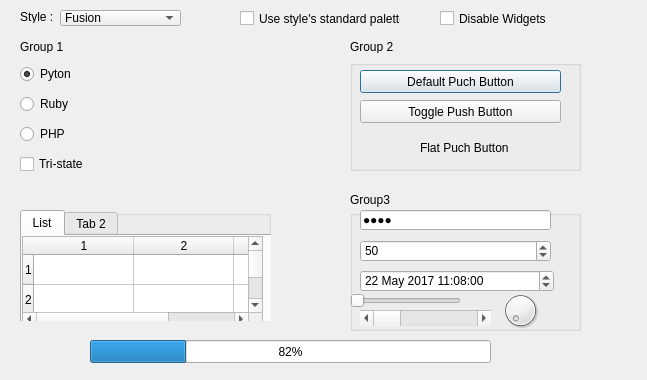
<?xml version="1.0" encoding="UTF-8"?>
<ui version="4.0">
 <class>Dialog</class>
 <widget class="QDialog" name="Dialog">
  <property name="geometry">
   <rect>
    <x>0</x>
    <y>0</y>
    <width>647</width>
    <height>380</height>
   </rect>
  </property>
  <property name="windowTitle">
   <string>Dialog</string>
  </property>
  <widget class="QLabel" name="label">
   <property name="geometry">
    <rect>
     <x>20</x>
     <y>10</y>
     <width>47</width>
     <height>13</height>
    </rect>
   </property>
   <property name="text">
    <string>Style :</string>
   </property>
  </widget>
  <widget class="QComboBox" name="comboBox">
   <property name="geometry">
    <rect>
     <x>60</x>
     <y>10</y>
     <width>121</width>
     <height>16</height>
    </rect>
   </property>
   <item>
    <property name="text">
     <string>Fusion</string>
    </property>
   </item>
  </widget>
  <widget class="QCheckBox" name="checkBox">
   <property name="geometry">
    <rect>
     <x>240</x>
     <y>10</y>
     <width>161</width>
     <height>17</height>
    </rect>
   </property>
   <property name="text">
    <string>Use style's standard palette</string>
   </property>
  </widget>
  <widget class="QCheckBox" name="checkBox_2">
   <property name="geometry">
    <rect>
     <x>440</x>
     <y>10</y>
     <width>111</width>
     <height>17</height>
    </rect>
   </property>
   <property name="text">
    <string>Disable Widgets</string>
   </property>
  </widget>
  <widget class="QLabel" name="label_2">
   <property name="geometry">
    <rect>
     <x>20</x>
     <y>40</y>
     <width>47</width>
     <height>13</height>
    </rect>
   </property>
   <property name="text">
    <string>Group 1</string>
   </property>
  </widget>
  <widget class="QWidget" name="verticalLayoutWidget">
   <property name="geometry">
    <rect>
     <x>20</x>
     <y>60</y>
     <width>251</width>
     <height>121</height>
    </rect>
   </property>
   <layout class="QVBoxLayout" name="verticalLayout">
    <item>
     <widget class="QRadioButton" name="radioButton_2">
      <property name="text">
       <string>Pyton</string>
      </property>
      <property name="checked">
       <bool>true</bool>
      </property>
     </widget>
    </item>
    <item>
     <widget class="QRadioButton" name="radioButton_3">
      <property name="text">
       <string>Ruby</string>
      </property>
     </widget>
    </item>
    <item>
     <widget class="QRadioButton" name="radioButton">
      <property name="text">
       <string>PHP</string>
      </property>
     </widget>
    </item>
    <item>
     <widget class="QCheckBox" name="checkBox_3">
      <property name="text">
       <string>Tri-state</string>
      </property>
      <property name="checkable">
       <bool>false</bool>
      </property>
      <property name="tristate">
       <bool>true</bool>
      </property>
     </widget>
    </item>
   </layout>
  </widget>
  <widget class="QLabel" name="label_3">
   <property name="geometry">
    <rect>
     <x>350</x>
     <y>40</y>
     <width>47</width>
     <height>13</height>
    </rect>
   </property>
   <property name="text">
    <string>Group 2</string>
   </property>
  </widget>
  <widget class="QWidget" name="verticalLayoutWidget_2">
   <property name="geometry">
    <rect>
     <x>350</x>
     <y>60</y>
     <width>231</width>
     <height>111</height>
    </rect>
   </property>
   <layout class="QVBoxLayout" name="verticalLayout_2">
    <item>
     <widget class="QGroupBox" name="groupBox">
      <property name="title">
       <string/>
      </property>
      <widget class="QPushButton" name="pushButton">
       <property name="geometry">
        <rect>
         <x>10</x>
         <y>10</y>
         <width>201</width>
         <height>23</height>
        </rect>
       </property>
       <property name="text">
        <string>Default Puch Button</string>
       </property>
      </widget>
      <widget class="QPushButton" name="pushButton_2">
       <property name="geometry">
        <rect>
         <x>10</x>
         <y>40</y>
         <width>201</width>
         <height>23</height>
        </rect>
       </property>
       <property name="text">
        <string>Toggle Push Button</string>
       </property>
      </widget>
      <widget class="QLabel" name="label_4">
       <property name="geometry">
        <rect>
         <x>70</x>
         <y>80</y>
         <width>91</width>
         <height>16</height>
        </rect>
       </property>
       <property name="text">
        <string>Flat Puch Button</string>
       </property>
      </widget>
     </widget>
    </item>
   </layout>
  </widget>
  <widget class="QWidget" name="verticalLayoutWidget_3">
   <property name="geometry">
    <rect>
     <x>20</x>
     <y>210</y>
     <width>251</width>
     <height>111</height>
    </rect>
   </property>
   <layout class="QVBoxLayout" name="verticalLayout_3">
    <item>
     <widget class="QGroupBox" name="groupBox_2">
      <property name="title">
       <string/>
      </property>
      <widget class="QTabWidget" name="tabWidget">
       <property name="geometry">
        <rect>
         <x>0</x>
         <y>0</y>
         <width>261</width>
         <height>121</height>
        </rect>
       </property>
       <widget class="QWidget" name="tab">
        <attribute name="title">
         <string>List</string>
        </attribute>
        <widget class="QTableWidget" name="tableWidget">
         <property name="geometry">
          <rect>
           <x>0</x>
           <y>0</y>
           <width>241</width>
           <height>91</height>
          </rect>
         </property>
         <row>
          <property name="text">
           <string>1</string>
          </property>
         </row>
         <row>
          <property name="text">
           <string>2</string>
          </property>
         </row>
         <row>
          <property name="text">
           <string>3</string>
          </property>
         </row>
         <column>
          <property name="text">
           <string>1</string>
          </property>
         </column>
         <column>
          <property name="text">
           <string>2</string>
          </property>
         </column>
         <column>
          <property name="text">
           <string>3</string>
          </property>
         </column>
        </widget>
       </widget>
       <widget class="QWidget" name="tab_2">
        <attribute name="title">
         <string>Tab 2</string>
        </attribute>
       </widget>
      </widget>
     </widget>
    </item>
   </layout>
  </widget>
  <widget class="QWidget" name="verticalLayoutWidget_4">
   <property name="geometry">
    <rect>
     <x>350</x>
     <y>210</y>
     <width>231</width>
     <height>121</height>
    </rect>
   </property>
   <layout class="QVBoxLayout" name="verticalLayout_4">
    <item>
     <widget class="QGroupBox" name="groupBox_3">
      <property name="title">
       <string/>
      </property>
      <widget class="QDateTimeEdit" name="dateTimeEdit">
       <property name="geometry">
        <rect>
         <x>10</x>
         <y>60</y>
         <width>194</width>
         <height>22</height>
        </rect>
       </property>
       <property name="date">
        <date>
         <year>2017</year>
         <month>5</month>
         <day>22</day>
        </date>
       </property>
       <property name="time">
        <time>
         <hour>11</hour>
         <minute>8</minute>
         <second>0</second>
        </time>
       </property>
      </widget>
      <widget class="QSlider" name="horizontalSlider">
       <property name="geometry">
        <rect>
         <x>0</x>
         <y>80</y>
         <width>111</width>
         <height>22</height>
        </rect>
       </property>
       <property name="orientation">
        <enum>Qt::Horizontal</enum>
       </property>
      </widget>
      <widget class="QSpinBox" name="spinBox">
       <property name="geometry">
        <rect>
         <x>10</x>
         <y>30</y>
         <width>191</width>
         <height>22</height>
        </rect>
       </property>
       <property name="suffix">
        <string/>
       </property>
       <property name="value">
        <number>50</number>
       </property>
      </widget>
      <widget class="QDial" name="dial">
       <property name="geometry">
        <rect>
         <x>150</x>
         <y>80</y>
         <width>41</width>
         <height>41</height>
        </rect>
       </property>
      </widget>
      <widget class="QLineEdit" name="lineEdit">
       <property name="geometry">
        <rect>
         <x>10</x>
         <y>0</y>
         <width>191</width>
         <height>20</height>
        </rect>
       </property>
       <property name="text">
        <string>1234</string>
       </property>
       <property name="maxLength">
        <number>9</number>
       </property>
       <property name="echoMode">
        <enum>QLineEdit::Password</enum>
       </property>
       <property name="cursorPosition">
        <number>4</number>
       </property>
      </widget>
      <widget class="QScrollBar" name="horizontalScrollBar">
       <property name="geometry">
        <rect>
         <x>10</x>
         <y>100</y>
         <width>131</width>
         <height>16</height>
        </rect>
       </property>
       <property name="orientation">
        <enum>Qt::Horizontal</enum>
       </property>
      </widget>
     </widget>
    </item>
   </layout>
  </widget>
  <widget class="QLabel" name="label_5">
   <property name="geometry">
    <rect>
     <x>350</x>
     <y>190</y>
     <width>47</width>
     <height>20</height>
    </rect>
   </property>
   <property name="text">
    <string>Group3</string>
   </property>
  </widget>
  <widget class="QProgressBar" name="progressBar">
   <property name="geometry">
    <rect>
     <x>90</x>
     <y>340</y>
     <width>401</width>
     <height>23</height>
    </rect>
   </property>
   <property name="value">
    <number>24</number>
   </property>
   <property name="format">
    <string>82%</string>
   </property>
  </widget>
 </widget>
 <resources/>
 <connections/>
</ui>
